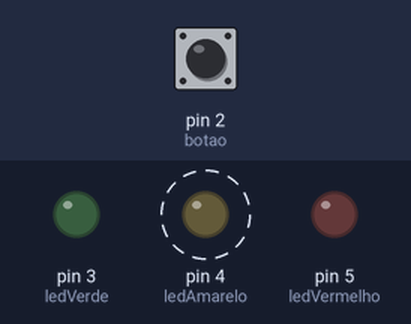
Recording of a sketch running on a simulated Arduino Uno, built with avr-gcc and run on an emulated ATmega328P. On the bench: output pins drawn as LEDs (lit = HIGH). Dashed ring = blinking. The test bench sets the inputs (shaded band); at power-on: pin 2 (botao) LOW.

Above: at 2.8 s.
2.9 s: pin 2 (botao) pulled HIGH for 1.2 s
At 3.5 s:
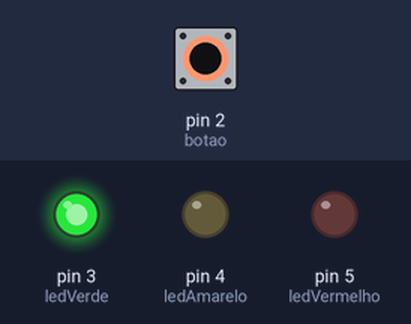
At 5.8 s:
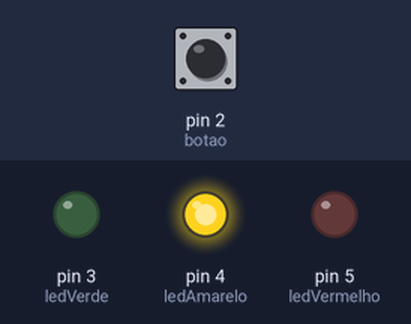
8.2 s: pin 2 (botao) pulled HIGH for 3.2 s
At 12.8 s:
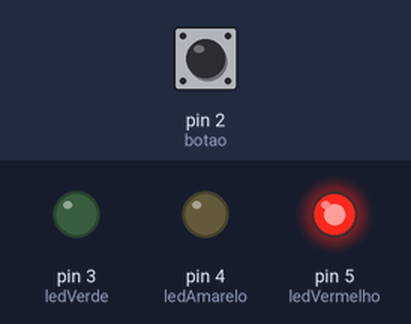
Timing chart, 0 to 21.5 s (numbered marks = the images above; inputs shaded):
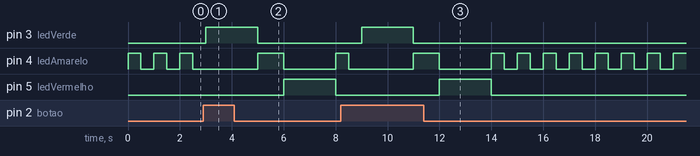

The sketch:

Semaforo.ino
```cpp
int botao = 2; // Declaramos que o botão está na porta digital 2
int ledVerde = 3;   // Declaramos que o LED está na porta digital 3
int ledAmarelo = 4;   // Declaramos que o LED está na porta digital 4
int ledVermelho = 5;   // Declaramos que o LED está na porta digital 5

int estadoBotao = 0; //Variável com os estados do botão (0 LOW, 1 HIGH).

void setup () { // inicia o void setup

pinMode(ledVerde,OUTPUT);  //Definindo o LED como  saída
pinMode(ledAmarelo,OUTPUT);  //Definindo o LED como  saída
pinMode(ledVermelho,OUTPUT);  //Definindo o LED como  saída

pinMode(botao,INPUT); //Definindo o botão como entrada

} // encerra o void setup

void loop () {  // Inicia void loop

estadoBotao = digitalRead(botao); //Lendo o estado do botão, constante botao, e atribuindo o resultado a variável estadoBotao.

  if (estadoBotao == HIGH) { // Se o botão estiver pressionado o semáforo funciona normalmente

  digitalWrite(ledVerde, HIGH); // LED Verde Liga
  digitalWrite(ledVermelho, LOW); // LED Vermelho desliga

  delay(2000); // tempo de 2 segundos

  digitalWrite(ledAmarelo, HIGH); // LED Amarelo Liga
  digitalWrite(ledVerde, LOW); // LED Verde desliga
  delay(1000); // tempo de 1 segundos

  digitalWrite(ledVermelho, HIGH); // LED Vermelho Liga
  digitalWrite(ledAmarelo, LOW); // LED Amarelo desliga

  delay(2000); // tempo de 2 segundos

  } else { // Se o botão não estiver pressionado o LED amarelo fica piscando

  digitalWrite(ledVermelho, LOW); // LED Vermelho desliga
  digitalWrite(ledVerde, LOW); // LED Verde desliga

  digitalWrite(ledAmarelo,HIGH);  // LED amarelo liga

delay(500); // tempo de meio segundo

  digitalWrite(ledAmarelo, LOW); // LED amarelo desliga

delay(500); // tempo de meio segundo

  }
}
```

Measured:
- after the input at 2.9 s, pin 3 (ledVerde): LOW → HIGH after 0.10 s, → LOW 2.0 s later; pin 5 (ledVermelho): LOW → HIGH after 3.1 s, → LOW 2.0 s later
- after the input at 8.2 s, pin 3 (ledVerde): LOW → HIGH after 0.80 s, → LOW 2.0 s later; pin 5 (ledVermelho): LOW → HIGH after 3.8 s, → LOW 2.0 s later
